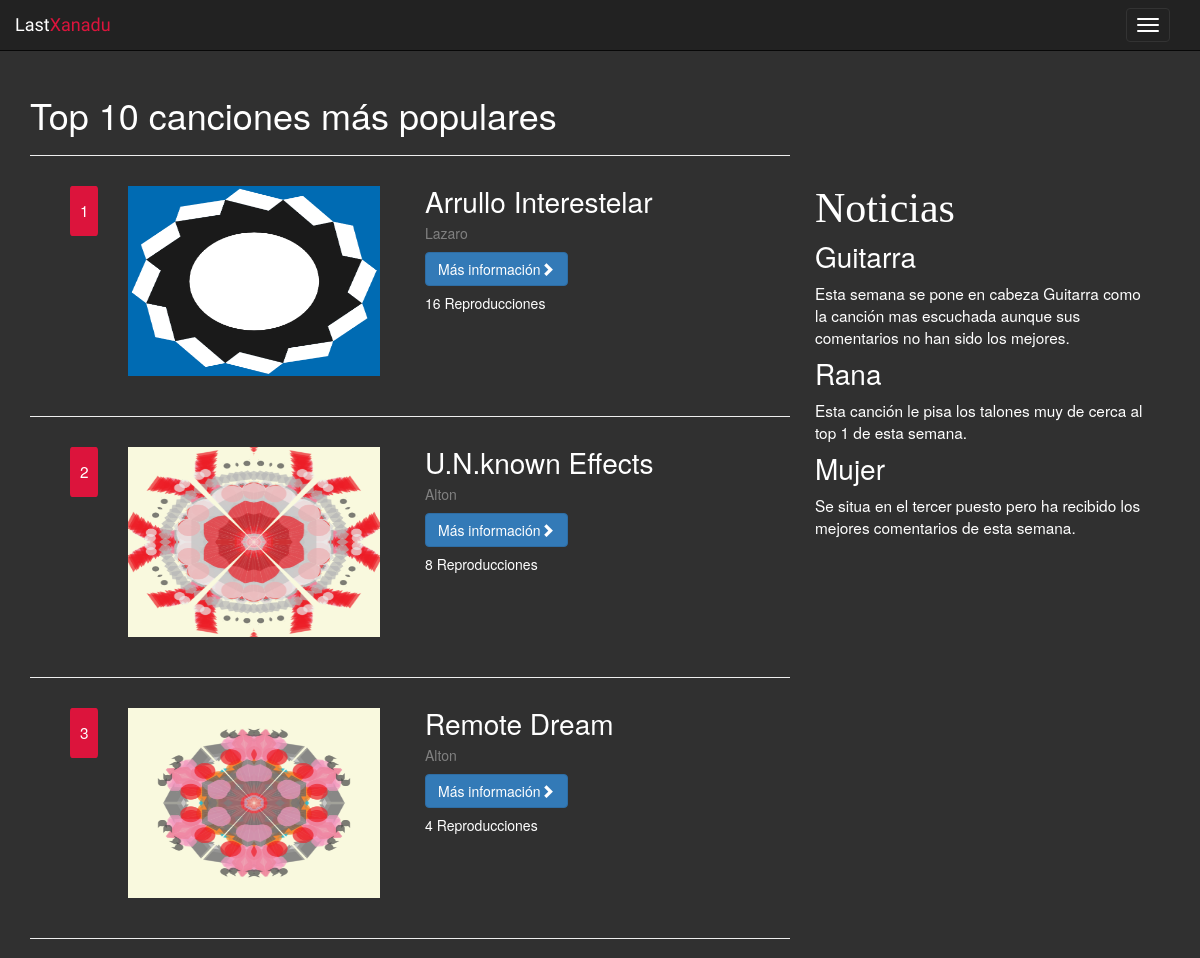
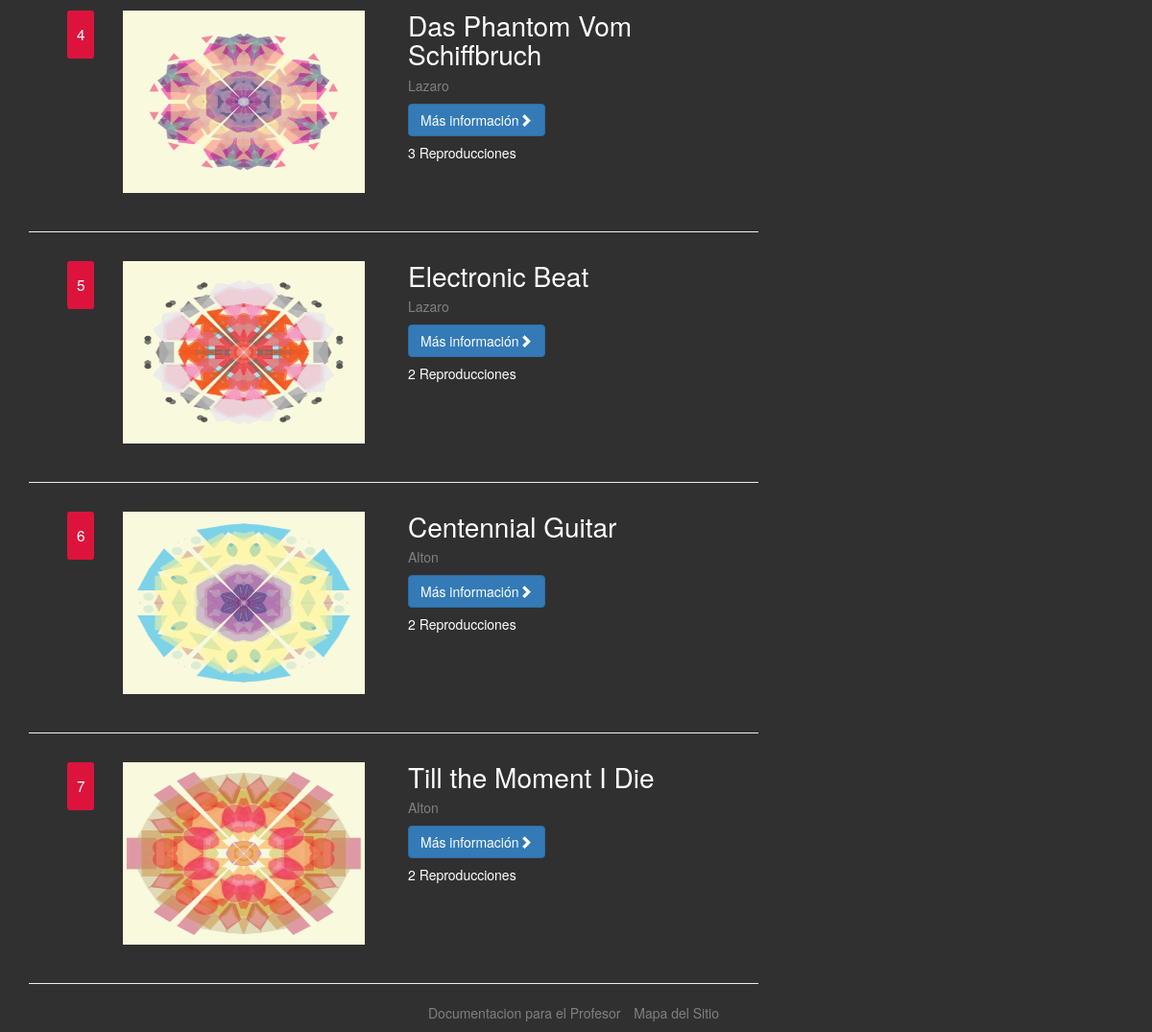
Screenshot of /popular-musica.php (signed in) with the database file from the repository (2 pictures, top to bottom).
### tables this page shows
CREATE TABLE IF NOT EXISTS `users` (
  `user_id` int(11) NOT NULL AUTO_INCREMENT,
  `user_name` varchar(20) NOT NULL,
  `user_avatar` varchar(255) NOT NULL,
  `user_description` varchar(500) NOT NULL,
  `user_type` enum('Illustrator','Composer','Admin') NOT NULL,
  `user_following` text NOT NULL,
  `user_followers` text NOT NULL,
  `user_email` varchar(40) NOT NULL,
  `user_pass` varchar(255) NOT NULL,
  `user_favourites` text NOT NULL,
  PRIMARY KEY (`user_id`)
);

CREATE TABLE IF NOT EXISTS `posts` (
  `post_id` int(11) NOT NULL AUTO_INCREMENT,
  `post_type` enum('Song','Picture') NOT NULL,
  `post_owner` int(11) NOT NULL,
  `post_title` varchar(40) NOT NULL,
  `post_description` varchar(500) NOT NULL,
  `post_tags` varchar(255) NOT NULL,
  `post_song` varchar(255) NOT NULL,
  `post_illust` varchar(255) NOT NULL,
  `post_views` int(11) NOT NULL,
  `post_favourites` int(11) NOT NULL,
  `post_flags` int(11) NOT NULL,
  `post_date` timestamp NOT NULL DEFAULT CURRENT_TIMESTAMP,
  PRIMARY KEY (`post_id`),
  KEY `emisor` (`post_owner`),
  KEY `receptor` (`post_title`)
);

### popular-musica.php (the view, shortened to what this page needs)
<!DOCTYPE html>
<html lang="es">
<head>
	<link rel="stylesheet" href="https://maxcdn.bootstrapcdn.com/bootstrap/3.3.7/css/bootstrap.min.css">
	<link rel="stylesheet" type="text/css" href="css/popular.css">
	<link rel="stylesheet" type="text/css" href="css/body-style.css">
</head>
<body>
	<?php require "includes/navbar.php";
	require ("includes/db.php");
	?>
    <div class="container">
		<div class="col-md-8 col-xs-12">
			<div class="row">
				<div id="cabecera">
		                <h1>Top 10 canciones más populares </h1>
		                <hr>
		        </div>
	<?php
		$consulta = "SELECT * FROM users, posts where users.user_id=posts.post_owner and posts.post_type='Song' order by posts.post_views DESC limit 10";
		$resultado = $mysqli->query($consulta) or die ($mysqli->error."en la linea".(__LINE__-1));
		$cont = 1;
			while ($row = $resultado->fetch_assoc()){
					echo '<div class="ficha">
						<div class="col-md-6 col-xs-12">
							<div class="col-md-2">
								<p class="top">'.$cont.'</p>
							</div>
							<div class="col-md-10">
								<img class="imgEstilo" src="'.$row["post_illust"].'" alt="imagen">
							</div>
						</div>
						<div class="col-md-6 col-xs-12 box-text">
							<h4>'.$row["post_title"].'</h4>
							<h5><a href="user.php?id='.$row["user_id"].'">'.$row["user_name"].'</h5>
							<a class="btn btn-primary" href="song.php?id='.$row["post_id"].'">Más información<span class="glyphicon glyphicon-chevron-right"></span></a>
								<h5>'.$row["post_views"].' Reproducciones</h5>
						</div>
					  </div>
					<hr>
				';
				$cont++;
			}
		?>
			</div>
		</div>
		<div class="col-md-4 col-sm-12">
			<div class="list-group">
				<h3>Noticias</h3>
				<h4 class="headercomentario">Guitarra</h4>
				<p>Esta semana se pone en cabeza Guitarra como la canción mas escuchada aunque sus comentarios no han sido los mejores.</p>
				<h4 class="headercomentario">Rana</h4>
				<p>Esta canción le pisa los talones muy de cerca al top 1 de esta semana.</p>
				<h4 class="headercomentario">Mujer</h4>
				<p>Se situa en el tercer puesto pero ha recibido los mejores comentarios de esta semana.</p>
			</div>
		</div>
	</div>
	<?php require "includes/PiePagina.php"; ?>
</body>
</html>

### css/popular.css (style rules this page uses)
div h3 { font-size: 3em; font-family: fantasy; }
div h4 { font-size: 2em; }
div p { font-size: 1.1em; }
.ficha { height: 220px; width: 100%; }
.box-text { height: 100%; }
.top { width: 100%; height: 50px; border-radius: 8%; background: crimson; text-align: center; padding-top: 13px; color:white; margin: 10px; }
.imgEstilo { width: 100%; max-height: 200px; padding-top: 10px; padding-left: 10px; }
.list-group { margin-top: 80px; padding: 10px; }

### css/body-style.css (style rules this page uses)
a { color: gray; display: inline-block; }
body { margin-top:75px; background: url('../img/silkbrush8.png'); background-repeat: no-repeat; background-color: #303030; background-attachment: fixed; color: white; }

### rows the page displays
users: posts.post_illust (picture), posts.post_title "Arrullo Interestelar", user_name "Lazaro", posts.post_views "16", posts.post_title "Das Phantom Vom Schiffbruch", posts.post_views "3", posts.post_title "Electronic Beat", posts.post_views "2"
users: posts.post_illust (picture), posts.post_title "U.N.known Effects", user_name "Alton", posts.post_views "8", posts.post_title "Remote Dream", posts.post_views "4", posts.post_title "Centennial Guitar", posts.post_views "2", posts.post_title "Till the Moment I Die"
